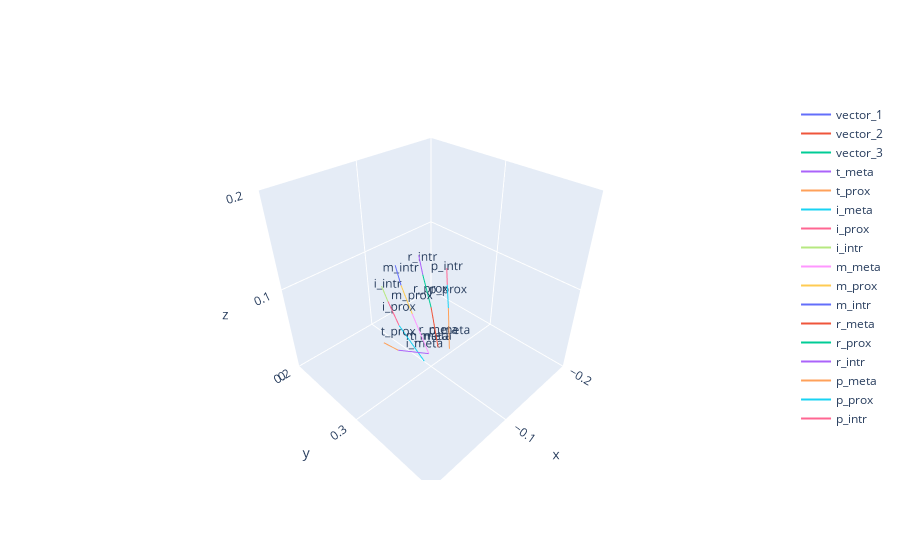

Write notebook code for a chart like this one.
### Code cell
# Define some sample 3D vectors
vectors = [
    {"name": "vector_1", "vector": [0.1, 0, 0]},
    {"name": "vector_2", "vector": [0, 0.1, 0]},
    {"name": "vector_3", "vector": [0, 0, 0.1]},
]

t_0 = np.array([-0.07971342, 0.3139738, 0.0123035])
i_0 = np.array([-0.0883914, 0.3018003, 0.01670868])
m_0 = np.array([-0.09523932, 0.3015427, 0.02256652])
r_0 = np.array([-0.1041876, 0.3062259, 0.02846858])
p_0 = np.array([-0.1105089, 0.3161414, 0.02893008])

t_meta = np.array([0.03859401, -0.002529502, 0.02846064])
t_prox = np.array([0.01750522, 0.001895994, 0.02166386])

i_meta = np.array([0.02485783, -0.007618994, 0.05785526])
i_prox = np.array([0.007156119, -0.005227506, 0.02903957])
i_intr = np.array([0.005424865, -0.0006580949, 0.01930009])

m_meta = np.array([0.01592434, -0.005967349, 0.0576971])
m_prox = np.array([0.006984375, -0.006235957, 0.03334391])
m_intr = np.array([0.005534835, -0.0001345873, 0.02390105])

r_meta = np.array([0.006465346, -0.003825903, 0.05348051])
r_prox = np.array([ -0.0005716905, -0.01157412, 0.03188221])
r_intr = np.array([0.000422582, -0.004712373, 0.01943971])

p_meta = np.array([ -0.001286604, -0.004093051, 0.04980796])
p_prox = np.array([ -0.00319957, -0.00515908, 0.02323057])
p_intr = np.array([ -0.0003486127, -0.001446962, 0.01807785])

extra_vector = {"name": "t_meta", "start": m_0, "vector": t_meta}
vectors.append(extra_vector)  # Add extra vector to the list
extra_vector = {"name": "t_prox", "start": m_0 + t_meta, "vector": t_prox}
vectors.append(extra_vector)  # Add extra vector to the list
extra_vector = {"name": "i_meta", "start": i_0, "vector": i_meta}
vectors.append(extra_vector)  # Add extra vector to the list
extra_vector = {"name": "i_prox", "start": i_0 + i_meta, "vector": i_prox}
vectors.append(extra_vector)  # Add extra vector to the list
extra_vector = {"name": "i_intr", "start": i_0 + i_meta + i_prox, "vector": i_intr}
vectors.append(extra_vector)  # Add extra vector to the list
extra_vector = {"name": "m_meta", "start": m_0, "vector": m_meta}
vectors.append(extra_vector)  # Add extra vector to the list
extra_vector = {"name": "m_prox", "start": m_0 + m_meta, "vector": m_prox}
vectors.append(extra_vector)  # Add extra vector to the list
extra_vector = {"name": "m_intr", "start": m_0 + m_meta + m_prox, "vector": m_intr}
vectors.append(extra_vector)  # Add extra vector to the list
extra_vector = {"name": "r_meta", "start": r_0, "vector": r_meta}
vectors.append(extra_vector)  # Add extra vector to the list
extra_vector = {"name": "r_prox", "start": r_0 + r_meta, "vector": r_prox}
vectors.append(extra_vector)  # Add extra vector to the list
extra_vector = {"name": "r_intr", "start": r_0 + r_meta + r_prox, "vector": r_intr}
vectors.append(extra_vector)  # Add extra vector to the list
extra_vector = {"name": "p_meta", "start": p_0, "vector": p_meta}
vectors.append(extra_vector)  # Add extra vector to the list
extra_vector = {"name": "p_prox", "start": p_0 + p_meta, "vector": p_prox}
vectors.append(extra_vector)  # Add extra vector to the list
extra_vector = {"name": "p_intr", "start": p_0 + p_meta + p_prox, "vector": p_intr}
vectors.append(extra_vector)  # Add extra vector to the list



# Create an empty figure
fig = go.Figure()

# Add each vector as a 3D line
for vec in vectors:
    start_point = vec.get("start", [0, 0, 0])  # Get starting point, default to origin
    end_point = [start_point[i] + vec["vector"][i] for i in range(3)]  # Calculate end point based on start and vector
    fig.add_trace(go.Scatter3d(x=[start_point[0], end_point[0]], 
                               y=[start_point[1], end_point[1]], 
                               z=[start_point[2], end_point[2]], 
                               mode="lines+text",
                               name=vec["name"],
                               text=[vec["name"]],
                               textposition="top center"))
# Set custom plot limits and aspect ratio
fig.update_layout(
    scene=dict(
        xaxis=dict(range=[-0.2, 0.0]),
        yaxis=dict(range=[0.2, 0.4]),
        zaxis=dict(range=[0, 0.2]),
        aspectmode="cube"
    )
)

# Show the plot
fig.show()

### Figure 1 — Plotly figure (JSON) as saved in the notebook; plotly's stock layout.template omitted (floating-point values rounded to 4 significant figures)
{"data": [{"mode": "lines+text", "name": "vector_1", "text": ["vector_1"], "textposition": "top center", "type": "scatter3d", "x": [0, 0.1], "y": [0, 0], "z": [0, 0]}, {"mode": "lines+text", "name": "vector_2", "text": ["vector_2"], "textposition": "top center", "type": "scatter3d", "x": [0, 0], "y": [0, 0.1], "z": [0, 0]}, {"mode": "lines+text", "name": "vector_3", "text": ["vector_3"], "textposition": "top center", "type": "scatter3d", "x": [0, 0], "y": [0, 0], "z": [0, 0.1]}, {"mode": "lines+text", "name": "t_meta", "text": ["t_meta"], "textposition": "top center", "type": "scatter3d", "x": [-0.09524, -0.05665], "y": [0.3015, 0.299], "z": [0.02257, 0.05103]}, {"mode": "lines+text", "name": "t_prox", "text": ["t_prox"], "textposition": "top center", "type": "scatter3d", "x": [-0.05665, -0.03914], "y": [0.299, 0.3009], "z": [0.05103, 0.07269]}, {"mode": "lines+text", "name": "i_meta", "text": ["i_meta"], "textposition": "top center", "type": "scatter3d", "x": [-0.08839, -0.06353], "y": [0.3018, 0.2942], "z": [0.01671, 0.07456]}, {"mode": "lines+text", "name": "i_prox", "text": ["i_prox"], "textposition": "top center", "type": "scatter3d", "x": [-0.06353, -0.05638], "y": [0.2942, 0.289], "z": [0.07456, 0.1036]}, {"mode": "lines+text", "name": "i_intr", "text": ["i_intr"], "textposition": "top center", "type": "scatter3d", "x": [-0.05638, -0.05095], "y": [0.289, 0.2883], "z": [0.1036, 0.1229]}, {"mode": "lines+text", "name": "m_meta", "text": ["m_meta"], "textposition": "top center", "type": "scatter3d", "x": [-0.09524, -0.07931], "y": [0.3015, 0.2956], "z": [0.02257, 0.08026]}, {"mode": "lines+text", "name": "m_prox", "text": ["m_prox"], "textposition": "top center", "type": "scatter3d", "x": [-0.07931, -0.07233], "y": [0.2956, 0.2893], "z": [0.08026, 0.1136]}, {"mode": "lines+text", "name": "m_intr", "text": ["m_intr"], "textposition": "top center", "type": "scatter3d", "x": [-0.07233, -0.0668], "y": [0.2893, 0.2892], "z": [0.1136, 0.1375]}, {"mode": "lines+text", "name": "r_meta", "text": ["r_meta"], "textposition": "top center", "type": "scatter3d", "x": [-0.1042, -0.09772], "y": [0.3062, 0.3024], "z": [0.02847, 0.08195]}, {"mode": "lines+text", "name": "r_prox", "text": ["r_prox"], "textposition": "top center", "type": "scatter3d", "x": [-0.09772, -0.09829], "y": [0.3024, 0.2908], "z": [0.08195, 0.1138]}, {"mode": "lines+text", "name": "r_intr", "text": ["r_intr"], "textposition": "top center", "type": "scatter3d", "x": [-0.09829, -0.09787], "y": [0.2908, 0.2861], "z": [0.1138, 0.1333]}, {"mode": "lines+text", "name": "p_meta", "text": ["p_meta"], "textposition": "top center", "type": "scatter3d", "x": [-0.1105, -0.1118], "y": [0.3161, 0.312], "z": [0.02893, 0.07874]}, {"mode": "lines+text", "name": "p_prox", "text": ["p_prox"], "textposition": "top center", "type": "scatter3d", "x": [-0.1118, -0.115], "y": [0.312, 0.3069], "z": [0.07874, 0.102]}, {"mode": "lines+text", "name": "p_intr", "text": ["p_intr"], "textposition": "top center", "type": "scatter3d", "x": [-0.115, -0.1153], "y": [0.3069, 0.3054], "z": [0.102, 0.12]}], "layout": {"scene": {"aspectmode": "cube", "xaxis": {"range": [-0.2, 0]}, "yaxis": {"range": [0.2, 0.4]}, "zaxis": {"range": [0, 0.2]}}}}
